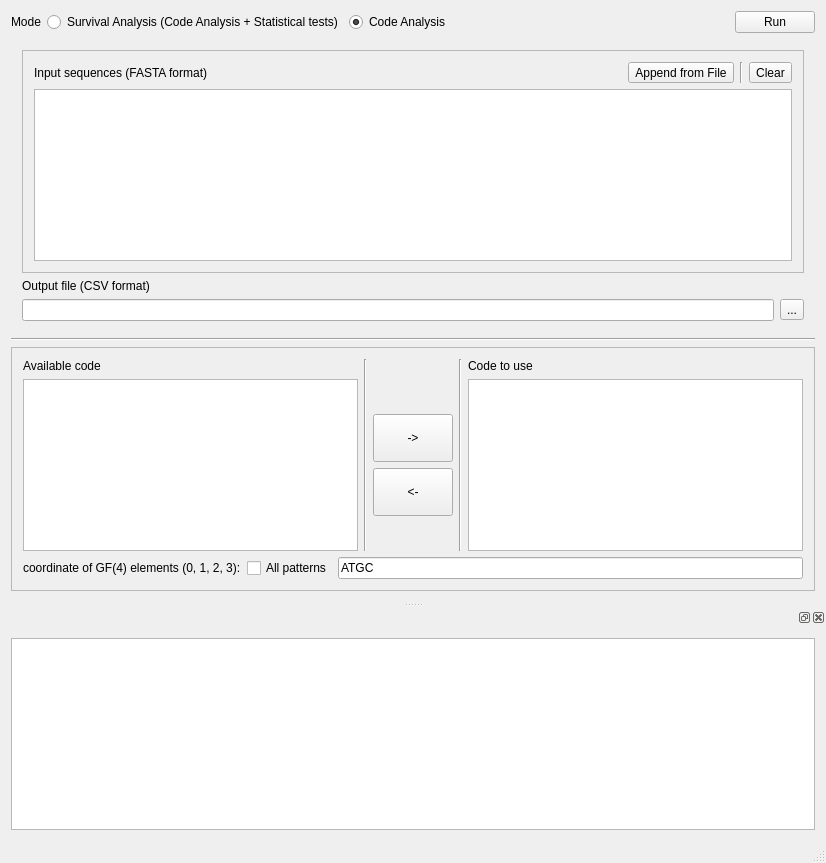
<?xml version="1.0" encoding="UTF-8"?>
<ui version="4.0">
 <class>MainWindow</class>
 <widget class="QMainWindow" name="MainWindow">
  <property name="geometry">
   <rect>
    <x>0</x>
    <y>0</y>
    <width>826</width>
    <height>863</height>
   </rect>
  </property>
  <property name="windowTitle">
   <string>Gene code analyzer</string>
  </property>
  <widget class="QWidget" name="centralWidget">
   <layout class="QGridLayout" name="gridLayout_5">
    <item row="0" column="0">
     <layout class="QHBoxLayout" name="horizontalLayout_8">
      <item>
       <widget class="QLabel" name="label_9">
        <property name="text">
         <string>Mode</string>
        </property>
       </widget>
      </item>
      <item>
       <widget class="QRadioButton" name="radioButton_mode0">
        <property name="text">
         <string>Survival Analysis (Code Analysis + Statistical tests)</string>
        </property>
        <property name="checked">
         <bool>false</bool>
        </property>
        <attribute name="buttonGroup">
         <string>buttonGroup</string>
        </attribute>
       </widget>
      </item>
      <item>
       <widget class="QRadioButton" name="radioButton_mode1">
        <property name="text">
         <string>Code Analysis</string>
        </property>
        <property name="checked">
         <bool>true</bool>
        </property>
        <attribute name="buttonGroup">
         <string>buttonGroup</string>
        </attribute>
       </widget>
      </item>
      <item>
       <spacer name="horizontalSpacer_3">
        <property name="orientation">
         <enum>Qt::Horizontal</enum>
        </property>
        <property name="sizeHint" stdset="0">
         <size>
          <width>40</width>
          <height>20</height>
         </size>
        </property>
       </spacer>
      </item>
      <item>
       <widget class="QPushButton" name="pushButton_run">
        <property name="text">
         <string>Run</string>
        </property>
       </widget>
      </item>
     </layout>
    </item>
    <item row="1" column="0">
     <widget class="QStackedWidget" name="stackedWidget_mode">
      <property name="currentIndex">
       <number>1</number>
      </property>
      <widget class="QWidget" name="page0">
       <layout class="QGridLayout" name="gridLayout_6">
        <item row="0" column="0">
         <layout class="QVBoxLayout" name="verticalLayout_6">
          <item>
           <widget class="QLabel" name="label_8">
            <property name="text">
             <string>Input Database (CSV format)</string>
            </property>
           </widget>
          </item>
          <item>
           <layout class="QHBoxLayout" name="horizontalLayout_7">
            <item>
             <widget class="QLineEdit" name="lineEdit_inputDatabase"/>
            </item>
            <item>
             <widget class="QToolButton" name="toolButton_open_inputDatabase">
              <property name="text">
               <string>...</string>
              </property>
             </widget>
            </item>
           </layout>
          </item>
         </layout>
        </item>
        <item row="1" column="0">
         <layout class="QVBoxLayout" name="verticalLayout_5">
          <item>
           <widget class="QLabel" name="label_7">
            <property name="text">
             <string>Output directory (new directory will be created in this directory)</string>
            </property>
           </widget>
          </item>
          <item>
           <layout class="QHBoxLayout" name="horizontalLayout_6">
            <item>
             <widget class="QLineEdit" name="lineEdit_output_stat"/>
            </item>
            <item>
             <widget class="QToolButton" name="toolButton_open_outdir">
              <property name="text">
               <string>...</string>
              </property>
             </widget>
            </item>
           </layout>
          </item>
         </layout>
        </item>
        <item row="2" column="0">
         <spacer name="verticalSpacer_3">
          <property name="orientation">
           <enum>Qt::Vertical</enum>
          </property>
          <property name="sizeHint" stdset="0">
           <size>
            <width>20</width>
            <height>118</height>
           </size>
          </property>
         </spacer>
        </item>
       </layout>
      </widget>
      <widget class="QWidget" name="page1">
       <layout class="QGridLayout" name="gridLayout_4">
        <item row="0" column="0">
         <widget class="QFrame" name="frame_Fasta">
          <property name="enabled">
           <bool>true</bool>
          </property>
          <property name="frameShape">
           <enum>QFrame::StyledPanel</enum>
          </property>
          <property name="frameShadow">
           <enum>QFrame::Raised</enum>
          </property>
          <layout class="QGridLayout" name="gridLayout_3">
           <item row="0" column="0">
            <layout class="QHBoxLayout" name="horizontalLayout_3">
             <item>
              <widget class="QLabel" name="label_5">
               <property name="text">
                <string>Input sequences (FASTA format)</string>
               </property>
              </widget>
             </item>
             <item>
              <spacer name="horizontalSpacer_2">
               <property name="orientation">
                <enum>Qt::Horizontal</enum>
               </property>
               <property name="sizeHint" stdset="0">
                <size>
                 <width>40</width>
                 <height>20</height>
                </size>
               </property>
              </spacer>
             </item>
             <item>
              <widget class="QToolButton" name="toolButton_open">
               <property name="text">
                <string>Append from File</string>
               </property>
              </widget>
             </item>
             <item>
              <widget class="Line" name="line_5">
               <property name="orientation">
                <enum>Qt::Vertical</enum>
               </property>
              </widget>
             </item>
             <item>
              <widget class="QToolButton" name="toolButton_clear">
               <property name="text">
                <string>Clear</string>
               </property>
              </widget>
             </item>
            </layout>
           </item>
           <item row="1" column="0">
            <widget class="QPlainTextEdit" name="plainTextEdit_input"/>
           </item>
          </layout>
         </widget>
        </item>
        <item row="1" column="0">
         <layout class="QVBoxLayout" name="verticalLayout_3">
          <item>
           <widget class="QLabel" name="label_4">
            <property name="text">
             <string>Output file (CSV format)</string>
            </property>
           </widget>
          </item>
          <item>
           <layout class="QHBoxLayout" name="horizontalLayout_4">
            <item>
             <widget class="QLineEdit" name="lineEdit_output"/>
            </item>
            <item>
             <widget class="QToolButton" name="toolButton_open_outfile">
              <property name="text">
               <string>...</string>
              </property>
             </widget>
            </item>
           </layout>
          </item>
         </layout>
        </item>
       </layout>
      </widget>
     </widget>
    </item>
    <item row="2" column="0">
     <widget class="Line" name="line_3">
      <property name="orientation">
       <enum>Qt::Horizontal</enum>
      </property>
     </widget>
    </item>
    <item row="3" column="0">
     <widget class="QFrame" name="frame">
      <property name="frameShape">
       <enum>QFrame::StyledPanel</enum>
      </property>
      <property name="frameShadow">
       <enum>QFrame::Raised</enum>
      </property>
      <layout class="QGridLayout" name="gridLayout_2">
       <item row="0" column="0">
        <layout class="QHBoxLayout" name="horizontalLayout_2">
         <item>
          <layout class="QVBoxLayout" name="verticalLayout_2">
           <item>
            <widget class="QLabel" name="label_2">
             <property name="text">
              <string>Available code</string>
             </property>
            </widget>
           </item>
           <item>
            <widget class="QListView" name="codeListView_disable"/>
           </item>
          </layout>
         </item>
         <item>
          <widget class="Line" name="line">
           <property name="orientation">
            <enum>Qt::Vertical</enum>
           </property>
          </widget>
         </item>
         <item>
          <layout class="QVBoxLayout" name="verticalLayout_7">
           <item>
            <widget class="QLabel" name="label">
             <property name="text">
              <string/>
             </property>
            </widget>
           </item>
           <item>
            <spacer name="verticalSpacer_2">
             <property name="orientation">
              <enum>Qt::Vertical</enum>
             </property>
             <property name="sizeHint" stdset="0">
              <size>
               <width>20</width>
               <height>40</height>
              </size>
             </property>
            </spacer>
           </item>
           <item>
            <widget class="QPushButton" name="pushButton_toEnable">
             <property name="sizePolicy">
              <sizepolicy hsizetype="Fixed" vsizetype="Fixed">
               <horstretch>0</horstretch>
               <verstretch>0</verstretch>
              </sizepolicy>
             </property>
             <property name="minimumSize">
              <size>
               <width>0</width>
               <height>48</height>
              </size>
             </property>
             <property name="text">
              <string>-&gt;</string>
             </property>
            </widget>
           </item>
           <item>
            <widget class="QPushButton" name="pushButton_toDisable">
             <property name="sizePolicy">
              <sizepolicy hsizetype="Fixed" vsizetype="Fixed">
               <horstretch>0</horstretch>
               <verstretch>0</verstretch>
              </sizepolicy>
             </property>
             <property name="minimumSize">
              <size>
               <width>0</width>
               <height>48</height>
              </size>
             </property>
             <property name="baseSize">
              <size>
               <width>0</width>
               <height>0</height>
              </size>
             </property>
             <property name="text">
              <string>&lt;-</string>
             </property>
            </widget>
           </item>
           <item>
            <spacer name="verticalSpacer">
             <property name="orientation">
              <enum>Qt::Vertical</enum>
             </property>
             <property name="sizeHint" stdset="0">
              <size>
               <width>20</width>
               <height>40</height>
              </size>
             </property>
            </spacer>
           </item>
          </layout>
         </item>
         <item>
          <widget class="Line" name="line_2">
           <property name="orientation">
            <enum>Qt::Vertical</enum>
           </property>
          </widget>
         </item>
         <item>
          <layout class="QVBoxLayout" name="verticalLayout_4">
           <item>
            <widget class="QLabel" name="label_3">
             <property name="text">
              <string>Code to use</string>
             </property>
            </widget>
           </item>
           <item>
            <widget class="QListView" name="codeListView_enable"/>
           </item>
          </layout>
         </item>
        </layout>
       </item>
       <item row="1" column="0">
        <layout class="QHBoxLayout" name="horizontalLayout_5">
         <item>
          <widget class="QLabel" name="label_6">
           <property name="text">
            <string>coordinate of GF(4) elements (0, 1, 2, 3):</string>
           </property>
          </widget>
         </item>
         <item>
          <widget class="QCheckBox" name="checkBox_GF4_all">
           <property name="text">
            <string>All patterns</string>
           </property>
           <property name="checked">
            <bool>false</bool>
           </property>
          </widget>
         </item>
         <item>
          <widget class="QLineEdit" name="lineEdit_GF4">
           <property name="enabled">
            <bool>true</bool>
           </property>
           <property name="text">
            <string>ATGC</string>
           </property>
          </widget>
         </item>
        </layout>
       </item>
      </layout>
     </widget>
    </item>
   </layout>
   <zorder>line_3</zorder>
   <zorder>label_6</zorder>
   <zorder>frame</zorder>
   <zorder>stackedWidget_mode</zorder>
   <zorder>radioButton_mode0</zorder>
   <zorder>radioButton_mode1</zorder>
   <zorder>label_9</zorder>
   <zorder>horizontalSpacer_3</zorder>
  </widget>
  <widget class="QMenuBar" name="menuBar">
   <property name="geometry">
    <rect>
     <x>0</x>
     <y>0</y>
     <width>826</width>
     <height>25</height>
    </rect>
   </property>
  </widget>
  <widget class="QStatusBar" name="statusBar"/>
  <widget class="QDockWidget" name="logDock">
   <property name="enabled">
    <bool>true</bool>
   </property>
   <attribute name="dockWidgetArea">
    <number>8</number>
   </attribute>
   <widget class="QWidget" name="dockWidgetContents">
    <layout class="QGridLayout" name="gridLayout">
     <item row="0" column="0">
      <layout class="QVBoxLayout" name="verticalLayout">
       <item>
        <widget class="QTextBrowser" name="logTextBrowser"/>
       </item>
      </layout>
     </item>
    </layout>
   </widget>
  </widget>
 </widget>
 <layoutdefault spacing="6" margin="11"/>
 <resources/>
 <connections>
  <connection>
   <sender>checkBox_GF4_all</sender>
   <signal>toggled(bool)</signal>
   <receiver>lineEdit_GF4</receiver>
   <slot>setDisabled(bool)</slot>
   <hints>
    <hint type="sourcelabel">
     <x>336</x>
     <y>241</y>
    </hint>
    <hint type="destinationlabel">
     <x>585</x>
     <y>242</y>
    </hint>
   </hints>
  </connection>
 </connections>
 <slots>
  <slot>sayHello()</slot>
 </slots>
 <buttongroups>
  <buttongroup name="buttonGroup"/>
 </buttongroups>
</ui>
